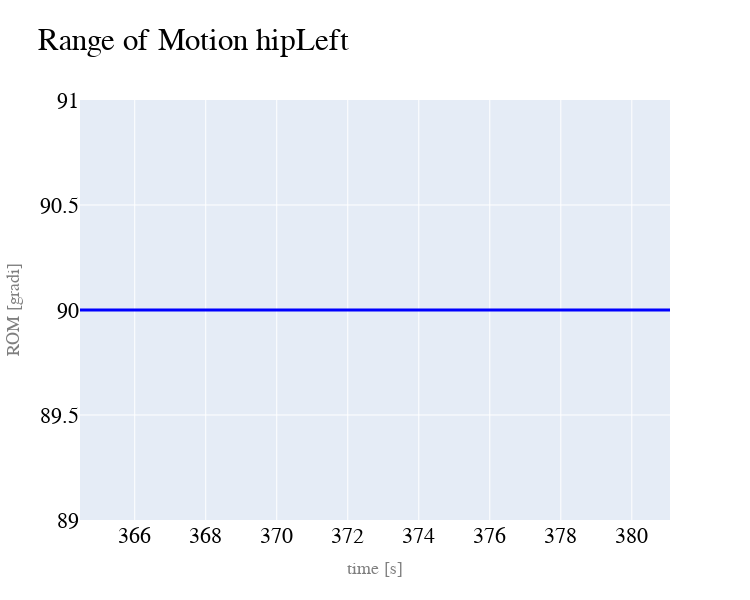
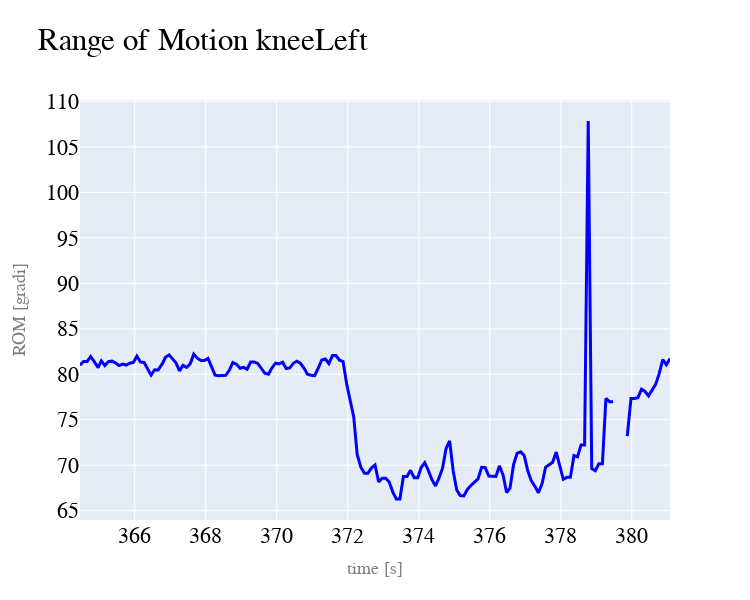
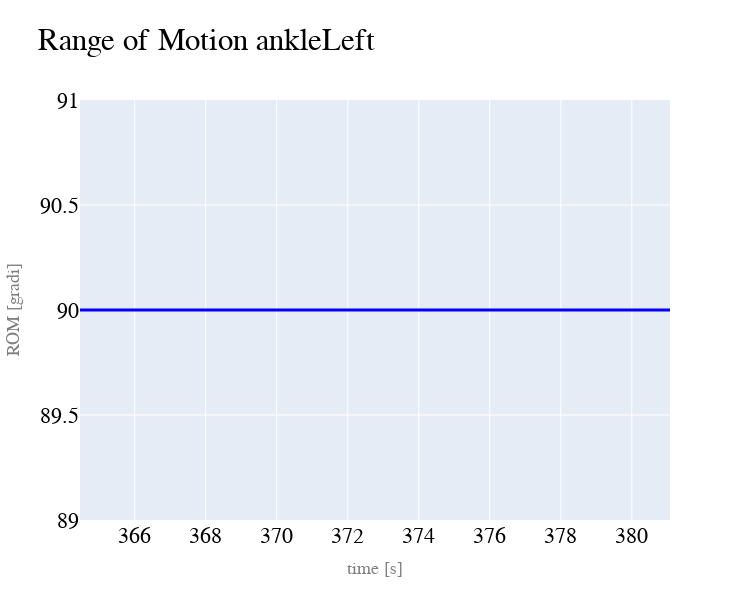
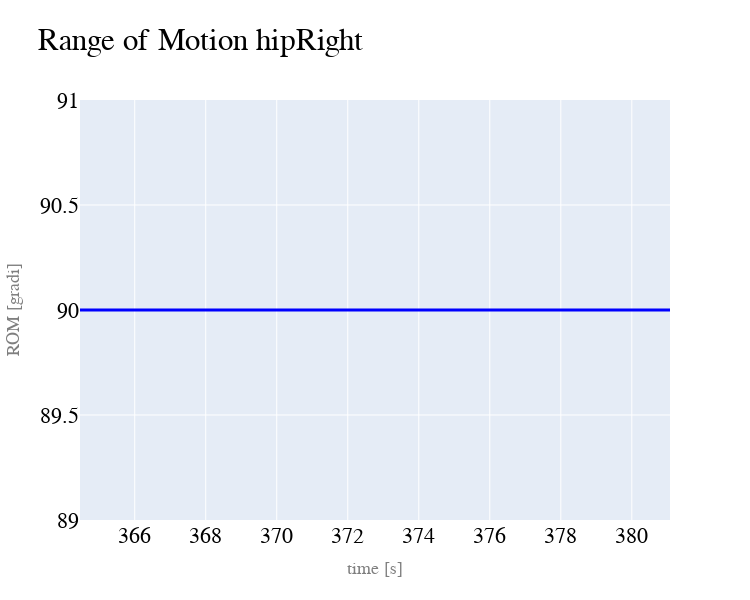

Write notebook code for charts like these, in order.
### Markdown cell above
Di seguito si riporta il grafico:

### Code cell
lastsess_time = time[-1]
lastsess_result = exercises[-1].result
lastsess_res_step = []

%matplotlib inline
%matplotlib inline
for i in range(len(lastsess_result)):
    lastsess_met,lastsess_resi = lastsess_result[i]
    lastsess_metname = lastsess_met.name
    ################
    #     ROM      #
    ################
    if lastsess_metname == "ROM":
        lastsess_metjoint = lastsess_met.tagjoint
        trace1 = go.Scatter(
            x=lastsess_time,y=lastsess_resi,
            mode='lines',
            line=dict(
                color='blue',
                width=3
            ),
            name='Andamento Reale'
        )
        data = [trace1]
        layout = dict(
            width=750,
            height=600,
            autosize=False,
            title='Range of Motion '+lastsess_metjoint,
            font=dict(family='Courier New, monospace', size=22, color='black'),
            xaxis=dict(
                title='time [s]',
                titlefont=dict(
                    family='Courier New, monospace',
                    size=18,
                    color='#7f7f7f'
                )
            ),
            yaxis=dict(
                title='ROM [gradi]',
                titlefont=dict(
                    family='Courier New, monospace',
                    size=18,
                    color='#7f7f7f'
                )
            )
        )
        fig = dict(data=data, layout=layout)
        iplot(fig)

    ################
    #     STEP     #
    ################
    if lastsess_metname == "step":
        dist=lastsess_resi[5]
        strikes=lastsess_resi[6]
        trace1 = go.Scatter(
            x=lastsess_time,y=dist,
            mode='lines',
            line=dict(
                color='blue',
                width=3
            ),
            name='Distanza tra i piedi'
        )
        trace2 = go.Scatter(
            x=lastsess_time[strikes],y=dist[strikes],
            mode='markers',
            marker=dict(
                color='red',
                size=10
            ),
            name='Appoggio tallone'
        )
        data = [trace1,trace2]
        layout = dict(
            width=750,
            height=600,
            autosize=False,
            title='Distanza tra i piedi',
            font=dict(family='Courier New, monospace', size=22, color='black'),
            xaxis=dict(
                title='time [s]',
                titlefont=dict(
                    family='Courier New, monospace',
                    size=18,
                    color='#7f7f7f'
                )
            ),
            yaxis=dict(
                title='dist [m]',
                titlefont=dict(
                    family='Courier New, monospace',
                    size=18,
                    color='#7f7f7f'
                )
            )
        )
        fig = dict(data=data, layout=layout)
        iplot(fig)

        lastsess_res_step.append(lastsess_resi)
        sla = lastsess_res_step[0][8]
        ns = lastsess_res_step[0][1]
        cad = lastsess_res_step[0][2]
        sp = lastsess_res_step[0][3]
        ex = lastsess_res_step[0][4]
        tablestep = pd.DataFrame([sla, ns, cad, sp, ex])
        tablestep.rename(index={0:"Step Length Avg. [m]",1:"Number of steps",2:"Cadence [steps/s]",
                                3:"Speed [m/s]",4:"Execution time [s]"},
                         columns={0:"Gait analysis"}, inplace=True)
        display(tablestep)

    ################
    #      EP      #
    ################
    if lastsess_metname == "EP":
        target = lastsess_met.target
        trace1 = go.Scatter3d(
            x=lastsess_resi[:,0], y=lastsess_resi[:,1], z=lastsess_resi[:,2],
            mode = 'lines',
            line=dict(
                color='blue',
                width=3
            ),
            name = 'Traiettorie'
        )
        trace2 = go.Scatter3d(
            x=[target[0]], y=[target[1]], z=[target[2]],
            mode = 'markers',
            marker=dict(
                color='red',
                size=5
            ),
            name = 'Target da raggiungere'
        )
        data = [trace1, trace2]    
        layout = dict(
            margin=dict(
                l=0,
                r=0,
                b=0
            ),
            title='Traiettorie End-point',
            font=dict(family='Courier New, monospace', size=22, color='black'),
            scene=dict(
                xaxis=dict(
                    title='x [cm]',
                    titlefont=dict(
                        family='Courier New, monospace',
                        size=18,
                        color='#7f7f7f'
                    ),
                    tickfont=dict(
                        family='Courier New, monospace',
                        size=14,
                        color='#7f7f7f'
                    ),
                    gridcolor='rgb(255, 255, 255)',
                    zerolinecolor='rgb(255, 255, 255)',
                    showbackground=True,
                    backgroundcolor='rgb(230, 230,230)'
                ),
                yaxis=dict(
                    title='y [cm]',
                    titlefont=dict(
                        family='Courier New, monospace',
                        size=18,
                        color='#7f7f7f'
                    ),
                    tickfont=dict(
                        family='Courier New, monospace',
                        size=14,
                        color='#7f7f7f'
                    ),
                    gridcolor='rgb(255, 255, 255)',
                    zerolinecolor='rgb(255, 255, 255)',
                    showbackground=True,
                    backgroundcolor='rgb(230, 230,230)'
                ),
                zaxis=dict(
                    title='z [cm]',
                    titlefont=dict(
                        family='Courier New, monospace',
                        size=18,
                        color='#7f7f7f'
                    ),
                    tickfont=dict(
                        family='Courier New, monospace',
                        size=14,
                        color='#7f7f7f'
                    ),
                    gridcolor='rgb(255, 255, 255)',
                    zerolinecolor='rgb(255, 255, 255)',
                    showbackground=True,
                    backgroundcolor='rgb(230, 230,230)'
                ),
                camera=dict(
                    up=dict(
                        x=0,
                        y=0,
                        z=1
                    ),
                    eye=dict(
                        x=-1.7428,
                        y=1.0707,
                        z=0.7100,
                    )
                ),
                aspectratio = dict( x=1, y=1, z=0.7 ),
                aspectmode = 'manual'
            ),
        )
        fig = dict(data=data, layout=layout)
        iplot(fig)

### Figure 1 — Plotly figure (JSON) as saved in the notebook; plotly's stock layout.template omitted (floating-point values rounded to 4 significant figures; data arrays with more than 128 entries replaced by an {"elided": "..."} marker saying what was removed)
{"data": [{"line": {"color": "blue", "width": 3}, "mode": "lines", "name": "Andamento Reale", "type": "scatter", "x": {"elided": "168 float values"}, "y": {"elided": "167 int values"}}], "layout": {"autosize": false, "font": {"color": "black", "family": "Courier New, monospace", "size": 22}, "height": 600, "title": {"text": "Range of Motion hipLeft"}, "width": 750, "xaxis": {"title": {"font": {"color": "#7f7f7f", "family": "Courier New, monospace", "size": 18}, "text": "time [s]"}}, "yaxis": {"title": {"font": {"color": "#7f7f7f", "family": "Courier New, monospace", "size": 18}, "text": "ROM [gradi]"}}}}

### Figure 2 — Plotly figure (JSON) as saved in the notebook; plotly's stock layout.template omitted (floating-point values rounded to 4 significant figures; data arrays with more than 128 entries replaced by an {"elided": "..."} marker saying what was removed)
{"data": [{"line": {"color": "blue", "width": 3}, "mode": "lines", "name": "Andamento Reale", "type": "scatter", "x": {"elided": "168 float values"}, "y": {"elided": "167 float values"}}], "layout": {"autosize": false, "font": {"color": "black", "family": "Courier New, monospace", "size": 22}, "height": 600, "title": {"text": "Range of Motion kneeLeft"}, "width": 750, "xaxis": {"title": {"font": {"color": "#7f7f7f", "family": "Courier New, monospace", "size": 18}, "text": "time [s]"}}, "yaxis": {"title": {"font": {"color": "#7f7f7f", "family": "Courier New, monospace", "size": 18}, "text": "ROM [gradi]"}}}}

### Figure 3 — Plotly figure (JSON) as saved in the notebook; plotly's stock layout.template omitted (floating-point values rounded to 4 significant figures; data arrays with more than 128 entries replaced by an {"elided": "..."} marker saying what was removed)
{"data": [{"line": {"color": "blue", "width": 3}, "mode": "lines", "name": "Andamento Reale", "type": "scatter", "x": {"elided": "168 float values"}, "y": {"elided": "167 int values"}}], "layout": {"autosize": false, "font": {"color": "black", "family": "Courier New, monospace", "size": 22}, "height": 600, "title": {"text": "Range of Motion ankleLeft"}, "width": 750, "xaxis": {"title": {"font": {"color": "#7f7f7f", "family": "Courier New, monospace", "size": 18}, "text": "time [s]"}}, "yaxis": {"title": {"font": {"color": "#7f7f7f", "family": "Courier New, monospace", "size": 18}, "text": "ROM [gradi]"}}}}

### Figure 4 — Plotly figure (JSON) as saved in the notebook; plotly's stock layout.template omitted (floating-point values rounded to 4 significant figures; data arrays with more than 128 entries replaced by an {"elided": "..."} marker saying what was removed)
{"data": [{"line": {"color": "blue", "width": 3}, "mode": "lines", "name": "Andamento Reale", "type": "scatter", "x": {"elided": "168 float values"}, "y": {"elided": "167 int values"}}], "layout": {"autosize": false, "font": {"color": "black", "family": "Courier New, monospace", "size": 22}, "height": 600, "title": {"text": "Range of Motion hipRight"}, "width": 750, "xaxis": {"title": {"font": {"color": "#7f7f7f", "family": "Courier New, monospace", "size": 18}, "text": "time [s]"}}, "yaxis": {"title": {"font": {"color": "#7f7f7f", "family": "Courier New, monospace", "size": 18}, "text": "ROM [gradi]"}}}}
